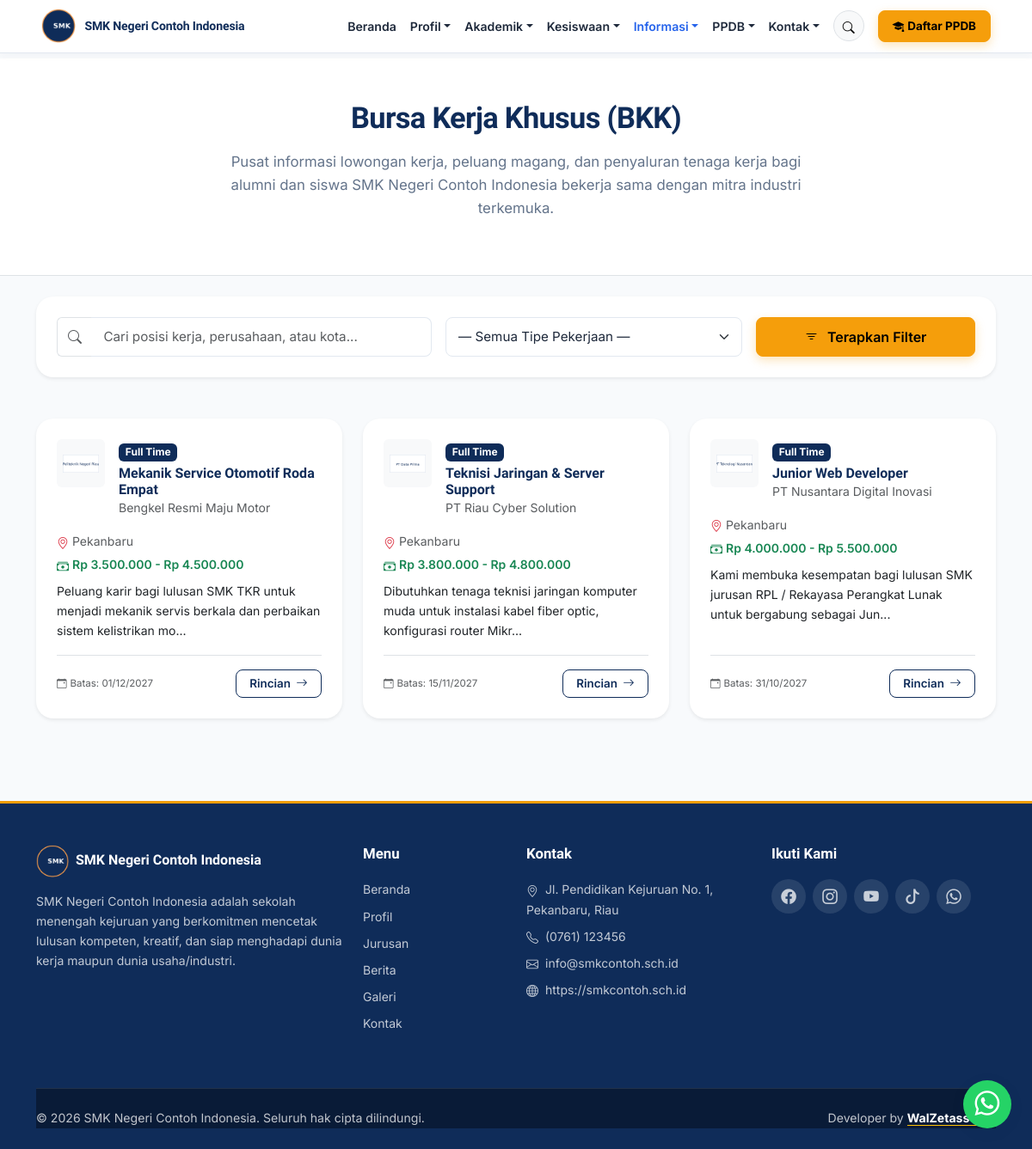
The app's page /bkk with its own data.
### tables this page shows
CREATE TABLE school_profile (
  id INT UNSIGNED AUTO_INCREMENT PRIMARY KEY,
  school_name VARCHAR(150) NOT NULL,
  npsn VARCHAR(20) DEFAULT NULL,
  address VARCHAR(255) DEFAULT NULL,
  phone VARCHAR(50) DEFAULT NULL,
  email VARCHAR(150) DEFAULT NULL,
  website VARCHAR(150) DEFAULT NULL,
  description TEXT,
  logo VARCHAR(255) DEFAULT NULL,
  favicon VARCHAR(255) DEFAULT NULL,
  theme_color_primary VARCHAR(20) DEFAULT '#0F2C59',
  theme_color_secondary VARCHAR(20) DEFAULT '#2563EB',
  theme_color_accent VARCHAR(20) DEFAULT '#F59E0B',
  theme_preset VARCHAR(50) DEFAULT 'navy_classic',
  map_url VARCHAR(255) DEFAULT NULL,
  accreditation VARCHAR(10) DEFAULT NULL,
  founded_year VARCHAR(10) DEFAULT NULL,
  running_text TEXT DEFAULT NULL,
  is_running_text_active TINYINT(1) DEFAULT 1,
  video_profile_url VARCHAR(255) DEFAULT 'https://www.youtube.com/watch?v=7vhYf5p_yhs',
  video_title VARCHAR(200) DEFAULT 'Video Profil & Fasilitas Sekolah',
  video_description TEXT DEFAULT NULL,
  video_features TEXT DEFAULT NULL,
  whatsapp_ppdb VARCHAR(50) DEFAULT '6281234567890',
  whatsapp_bkk VARCHAR(50) DEFAULT '6281234567891',
  whatsapp_tu VARCHAR(50) DEFAULT '6281234567892',
  created_at DATETIME DEFAULT CURRENT_TIMESTAMP,
  updated_at DATETIME DEFAULT CURRENT_TIMESTAMP ON UPDATE CURRENT_TIMESTAMP
);

CREATE TABLE bkk_jobs (
  id INT UNSIGNED AUTO_INCREMENT PRIMARY KEY,
  title VARCHAR(150) NOT NULL,
  slug VARCHAR(180) NOT NULL UNIQUE,
  company_name VARCHAR(150) NOT NULL,
  company_logo VARCHAR(255) DEFAULT NULL,
  job_type ENUM('fulltime', 'parttime', 'internship', 'contract') NOT NULL DEFAULT 'fulltime',
  location VARCHAR(150) NOT NULL,
  salary VARCHAR(100) DEFAULT NULL,
  description TEXT NOT NULL,
  requirements TEXT NOT NULL,
  apply_url VARCHAR(255) DEFAULT NULL,
  deadline DATE DEFAULT NULL,
  status ENUM('open', 'closed') NOT NULL DEFAULT 'open',
  views INT UNSIGNED NOT NULL DEFAULT 0,
  created_at DATETIME DEFAULT CURRENT_TIMESTAMP,
  updated_at DATETIME DEFAULT CURRENT_TIMESTAMP ON UPDATE CURRENT_TIMESTAMP,
  INDEX idx_bkk_status (status)
);

CREATE TABLE social_media (
  id INT UNSIGNED AUTO_INCREMENT PRIMARY KEY,
  platform VARCHAR(50) NOT NULL,
  url VARCHAR(255) NOT NULL,
  icon VARCHAR(100) DEFAULT NULL,
  status TINYINT(1) NOT NULL DEFAULT 1
);

### pages/bkk.php (the view, shortened to what the rows shown need)
<?php
$db = getDB();
$profile = getSchoolProfile();
if (!isModuleActive('bkk')) {
    setFlash('info', 'Layanan Bursa Kerja Khusus (BKK) saat ini sedang dinonaktifkan.');
    redirect(BASE_URL . '/');
}
$search     = trim($_GET['search'] ?? '');
$page       = max(1, (int)($_GET['page'] ?? 1));
$perPage    = 9;
$offset     = ($page - 1) * $perPage;
$where = ["status = 'open'"];
$params = [];
$whereSql = implode(' AND ', $where);
$sql = "SELECT * FROM bkk_jobs WHERE $whereSql ORDER BY id DESC LIMIT $perPage OFFSET $offset";
$stmt = $db->prepare($sql);
$stmt->execute($params);
$jobs = $stmt->fetchAll();
require BASE_PATH . '/includes/header.php';
require BASE_PATH . '/includes/navbar.php';
?>
<section class="section section-alt py-5 border-bottom">
  <div class="container text-center">
    <h1 class="section-title mb-3">Bursa Kerja Khusus (BKK)</h1>
    <p class="section-subtitle mx-auto" style="max-width: 680px;">
      Pusat informasi lowongan kerja, peluang magang, dan penyaluran tenaga kerja bagi alumni dan siswa <?= e($profile['school_name'] ?? '') ?> bekerja sama dengan mitra industri terkemuka.
    </p>
  </div>
</section>
<section class="section pt-4 pb-5">
  <div class="container">
    <div class="card border-0 shadow-sm rounded-4 p-4 mb-5 reveal-up">
      <form method="get" class="row g-3 align-items-center">
        <div class="col-md-5">
          <div class="input-group">
            <span class="input-group-text bg-white border-end-0"><i class="bi bi-search text-muted"></i></span>
            <input type="text" name="search" class="form-control border-start-0" placeholder="Cari posisi kerja, perusahaan, atau kota..." value="<?= e($search) ?>">
          </div>
        </div>
        <div class="col-md-4">
          <select name="type" class="form-select">
            <option value="">— Semua Tipe Pekerjaan —</option>
          </select>
        </div>
        <div class="col-md-3 d-flex gap-2">
          <button type="submit" class="btn btn-accent w-100 fw-semibold">
            <i class="bi bi-filter me-1"></i>Terapkan Filter
          </button>
        </div>
      </form>
    </div>
    <?php if ($jobs): ?>
      <div class="row g-4 reveal-group">
        <?php foreach ($jobs as $j): ?>
          <?php
            $typeBadge = match($j['job_type']) {
              'internship' => 'bg-info text-dark',
              'contract'   => 'bg-warning text-dark',
              'parttime'   => 'bg-secondary',
              default      => 'bg-primary'
            };
            $typeLabel = match($j['job_type']) {
              'internship' => 'Magang / PKL',
              'contract'   => 'Kontrak',
              'parttime'   => 'Paruh Waktu',
              default      => 'Full Time'
            };
          ?>
          <div class="col-lg-4 col-md-6">
            <div class="card border-0 shadow-sm rounded-4 h-100 d-flex flex-column hover-lift p-3 p-sm-4">
              <div class="d-flex align-items-start gap-3 mb-3">
                <div class="img-skeleton-wrapper rounded p-2 bg-light d-flex align-items-center justify-content-center" style="width: 56px; height: 56px; flex-shrink: 0;">
                  <?php if (!empty($j['company_logo'])): ?>
                    <img src="<?= e(BASE_URL . '/' . $j['company_logo']) ?>" alt="<?= e($j['company_name']) ?>" style="max-height: 42px; max-width: 42px; object-fit: contain;">
                  <?php else: ?>
                    <i class="bi bi-building fs-3 text-primary"></i>
                  <?php endif; ?>
                </div>
                <div>
                  <span class="badge <?= $typeBadge ?> mb-1 fs-8"><?= $typeLabel ?></span>
                  <h2 class="h6 fw-bold text-primary mb-0"><?= e($j['title']) ?></h2>
                  <div class="small text-muted"><?= e($j['company_name']) ?></div>
                </div>
              </div>
              <div class="small text-muted mb-3 flex-grow-1">
                <div class="mb-1"><i class="bi bi-geo-alt me-1 text-danger"></i><?= e($j['location']) ?></div>
                <?php if ($j['salary']): ?>
                  <div class="mb-1 text-success fw-semibold"><i class="bi bi-cash-stack me-1"></i><?= e($j['salary']) ?></div>
                <?php endif; ?>
                <p class="mt-2 mb-0 text-dark"><?= e(mb_strimwidth(strip_tags($j['description']), 0, 110, '...')) ?></p>
              </div>
              <div class="pt-3 border-top d-flex justify-content-between align-items-center">
                <span class="small text-muted" style="font-size: 11.5px;">
                  <i class="bi bi-calendar-event me-1"></i>Batas: <?= $j['deadline'] ? date('d/m/Y', strtotime($j['deadline'])) : 'Terbuka' ?>
                </span>
                <a href="<?= e(BASE_URL) ?>/bkk/<?= e($j['slug']) ?>" class="btn btn-sm btn-outline-primary-custom fw-semibold">
                  Rincian <i class="bi bi-arrow-right"></i>
                </a>
              </div>
            </div>
          </div>
        <?php endforeach; ?>
      </div>
    <?php endif; ?>
  </div>
</section>
<?php require BASE_PATH . '/includes/footer.php'; ?>

### includes/navbar.php (shortened to what the rows shown need)
<?php
$profile = getSchoolProfile();
$currentPath = parse_url($_SERVER['REQUEST_URI'] ?? '/', PHP_URL_PATH) ?: '/';
$currentPath = rtrim($currentPath, '/') ?: '/';
if (!function_exists('navActive')) {
    function navActive(string $path, string $current): string
    {
        return $current === $path ? ' active' : '';
    }
}
$hasTicker = !empty($profile['is_running_text_active']) && !empty($profile['running_text']);
?>
<nav class="navbar navbar-expand-xl navbar-smk fixed-top <?= $hasTicker ? 'has-ticker' : '' ?>">
  <div class="container-fluid px-3 px-md-4 px-xl-5">
    <a class="navbar-brand me-2 me-xl-4" href="<?= e(BASE_URL) ?>/" title="<?= e($profile['school_name'] ?? '') ?>">
      <img src="<?= e(BASE_URL . '/' . ($profile['logo'] ?? 'assets/images/logo.png')) ?>" alt="Logo <?= e($profile['school_name'] ?? '') ?>">
      <span class="navbar-brand-text"><?= e($profile['school_name'] ?? 'SMK Negeri Contoh Indonesia') ?></span>
    </a>
    <div class="collapse navbar-collapse" id="mainNav">
      <ul class="navbar-nav ms-auto align-items-xl-center">
        <li class="nav-item"><a class="nav-link<?= navActive('/', $currentPath) ?>" href="<?= e(BASE_URL) ?>/">Beranda</a></li>
        <li class="nav-item dropdown">
          <a class="nav-link dropdown-toggle<?= str_starts_with($currentPath, '/profil') ? ' active' : '' ?>" href="<?= e(BASE_URL) ?>/profil" id="profilDropdown" role="button" data-bs-toggle="dropdown" aria-expanded="false">Profil</a>
        </li>
        <?php if (isModuleActive('majors') || isModuleActive('agendas') || isModuleActive('downloads')): ?>
        <li class="nav-item dropdown">
          <a class="nav-link dropdown-toggle<?= $currentPath === '/jurusan' || $currentPath === '/agenda' || $currentPath === '/unduhan' ? ' active' : '' ?>" href="#" id="akademikDropdown" role="button" data-bs-toggle="dropdown" aria-expanded="false">Akademik</a>
        </li>
        <?php endif; ?>
        <?php if (isModuleActive('extracurriculars') || isModuleActive('prestasi') || isModuleActive('kelulusan')): ?>
        <li class="nav-item dropdown">
          <a class="nav-link dropdown-toggle<?= $currentPath === '/ekstrakurikuler' || $currentPath === '/prestasi' || $currentPath === '/kelulusan' ? ' active' : '' ?>" href="#" id="kesiswaanDropdown" role="button" data-bs-toggle="dropdown" aria-expanded="false">Kesiswaan</a>
        </li>
        <?php endif; ?>
        <?php if (isModuleActive('news') || isModuleActive('galleries') || isModuleActive('bkk')): ?>
        <li class="nav-item dropdown">
          <a class="nav-link dropdown-toggle<?= $currentPath === '/berita' || $currentPath === '/galeri' || str_starts_with($currentPath, '/bkk') ? ' active' : '' ?>" href="#" id="informasiDropdown" role="button" data-bs-toggle="dropdown" aria-expanded="false">Informasi</a>
        </li>
        <?php endif; ?>
        <?php if (isModuleActive('ppdb')): ?>
        <li class="nav-item dropdown">
          <a class="nav-link dropdown-toggle<?= str_starts_with($currentPath, '/ppdb') ? ' active' : '' ?>" href="<?= e(BASE_URL) ?>/ppdb" id="ppdbDropdown" role="button" data-bs-toggle="dropdown" aria-expanded="false">PPDB</a>
        </li>
        <?php endif; ?>
        <li class="nav-item dropdown">
          <a class="nav-link dropdown-toggle<?= $currentPath === '/kontak' || $currentPath === '/buku-tamu' ? ' active' : '' ?>" href="#" id="kontakDropdown" role="button" data-bs-toggle="dropdown" aria-expanded="false">Kontak</a>
        </li>
        <li class="nav-item d-none d-xl-flex align-items-center ms-2">
          <button type="button" class="btn btn-sm btn-light rounded-circle shadow-none p-1 border" data-bs-toggle="modal" data-bs-target="#globalSearchModal" title="Pencarian Global (Ctrl + K)" style="width:36px;height:36px;">
            <i class="bi bi-search"></i>
          </button>
        </li>
        <?php if (isModuleActive('ppdb')): ?>
        <li class="nav-item ms-xl-3 mt-2 mt-xl-0">
          <a class="btn btn-sm btn-accent text-nowrap px-3 py-2 fw-bold d-inline-flex align-items-center gap-1" href="<?= e(BASE_URL) ?>/ppdb/daftar">
            <i class="bi bi-mortarboard-fill"></i> Daftar PPDB
          </a>
        </li>
        <?php endif; ?>
      </ul>
    </div>
  </div>
</nav>
<div class="navbar-spacer <?= $hasTicker ? 'has-ticker' : '' ?>" aria-hidden="true"></div>

### includes/footer.php (shortened to what the rows shown need)
<?php
$profile = getSchoolProfile();
$socials = getSocialMedia();
?>
  <footer class="footer-smk pt-5 pb-4">
    <div class="container">
      <div class="row g-4">
        <div class="col-lg-4 col-md-6">
          <div class="d-flex align-items-center gap-2 mb-3">
            <img src="<?= e(BASE_URL . '/' . ($profile['logo'] ?? 'assets/images/logo.png')) ?>" alt="Logo" style="height:38px;">
            <span class="fw-bold text-white" style="font-family: var(--font-display);"><?= e($profile['school_name'] ?? '') ?></span>
          </div>
          <p class="small"><?= e($profile['description'] ?? '') ?></p>
        </div>
        <div class="col-lg-2 col-md-6">
          <h6>Menu</h6>
          <ul class="list-unstyled small">
            <li class="mb-2"><a href="<?= e(BASE_URL) ?>/">Beranda</a></li>
            <li class="mb-2"><a href="<?= e(BASE_URL) ?>/profil">Profil</a></li>
            <li class="mb-2"><a href="<?= e(BASE_URL) ?>/jurusan">Jurusan</a></li>
            <li class="mb-2"><a href="<?= e(BASE_URL) ?>/berita">Berita</a></li>
            <li class="mb-2"><a href="<?= e(BASE_URL) ?>/galeri">Galeri</a></li>
            <li class="mb-2"><a href="<?= e(BASE_URL) ?>/kontak">Kontak</a></li>
          </ul>
        </div>
        <div class="col-lg-3 col-md-6">
          <h6>Kontak</h6>
          <ul class="list-unstyled small">
            <li class="mb-2"><i class="bi bi-geo-alt me-2"></i><?= e($profile['address'] ?? '') ?></li>
            <li class="mb-2"><i class="bi bi-telephone me-2"></i><?= e($profile['phone'] ?? '') ?></li>
            <li class="mb-2"><i class="bi bi-envelope me-2"></i><?= e($profile['email'] ?? '') ?></li>
            <li class="mb-2"><i class="bi bi-globe me-2"></i><?= e($profile['website'] ?? '') ?></li>
          </ul>
        </div>
        <div class="col-lg-3 col-md-6">
          <h6>Ikuti Kami</h6>
          <div class="d-flex gap-2">
            <?php foreach ($socials as $s): ?>
              <a class="social-icon-circle" href="<?= e($s['url']) ?>" target="_blank" rel="noopener" aria-label="<?= e($s['platform']) ?>">
                <i class="bi <?= e($s['icon']) ?>"></i>
              </a>
            <?php endforeach; ?>
          </div>
        </div>
      </div>
      <div class="footer-bottom d-flex flex-column flex-md-row justify-content-between align-items-center gap-2">
        <span>&copy; <?= date('Y') ?> <?= e($profile['school_name'] ?? '') ?>. Seluruh hak cipta dilindungi.</span>
        <span>Developer by <a href="https://www.portfolionyaihwal.my.id/" target="_blank" rel="noopener noreferrer" class="text-white fw-bold text-decoration-none border-bottom border-warning pb-0.5">WalZetass-Kar</a></span>
      </div>
    </div>
  </footer>
  <div class="wa-widget-wrapper">
    <button id="waToggleBtn" class="btn-wa-float shadow-soft" aria-label="Chat WhatsApp">
      <i class="bi bi-whatsapp"></i>
    </button>
  </div>
</body>
</html>

### records on screen
school_profile: logo (picture), school_name "SMK Negeri Contoh Indonesia", description "SMK Negeri Contoh Indonesia adalah sekolah menengah kejuruan yang berkomitmen mencetak lulusan kompeten, kreatif, dan siap menghadapi dunia kerja maupun dunia usaha/industri.", address "Jl. Pendidikan Kejuruan No. 1, Pekanbaru, Riau", phone "(0761) 123456", email "info@smkcontoh.sch.id", website "https://smkcontoh.sch.id"
bkk_jobs: company_logo (picture), job_type "Full Time", title "Mekanik Service Otomotif Roda Empat", company_name "Bengkel Resmi Maju Motor", location "Pekanbaru", salary "Rp 3.500.000 - Rp 4.500.000", description "Peluang karir bagi lulusan SMK TKR untuk menjadi mekanik servis berkala dan perbaikan sistem kelistrikan mo...", deadline "01/12/2027"
bkk_jobs: company_logo (picture), job_type "Full Time", title "Teknisi Jaringan & Server Support", company_name "PT Riau Cyber Solution", location "Pekanbaru", salary "Rp 3.800.000 - Rp 4.800.000", description "Dibutuhkan tenaga teknisi jaringan komputer muda untuk instalasi kabel fiber optic, konfigurasi router Mikr...", deadline "15/11/2027"
bkk_jobs: company_logo (picture), job_type "Full Time", title "Junior Web Developer", company_name "PT Nusantara Digital Inovasi", location "Pekanbaru", salary "Rp 4.000.000 - Rp 5.500.000", description "Kami membuka kesempatan bagi lulusan SMK jurusan RPL / Rekayasa Perangkat Lunak untuk bergabung sebagai Jun...", deadline "31/10/2027"
